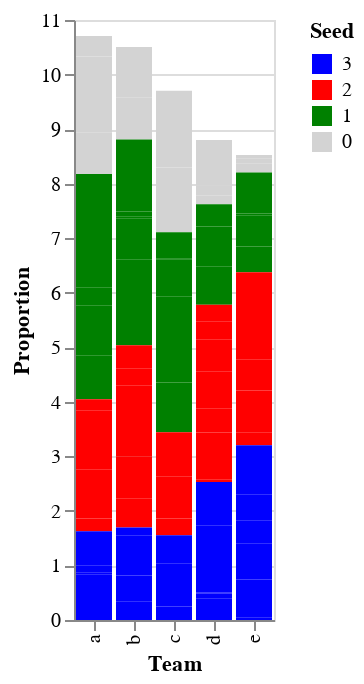

Notebook source saved alongside this figure:
### Code cell
alt.Chart(df).mark_bar().encode(
    x = "Team",
    y = "Proportion",
    color=alt.Color("Seed:O",scale = alt.Scale(domain=[3,2,1,0],range=["blue","red","green","lightgrey"])),
    tooltip=["Team","Proportion","Seed"],
    order=alt.Order("Seed",sort="descending")
)

### Figure 1 — Vega-Lite specification as saved in the notebook (floating-point values rounded to 4 significant figures)
{"config": {"view": {"continuousWidth": 400, "continuousHeight": 300}}, "data": {"name": "data-80463253a5523960f0ac710b16d486ed"}, "mark": "bar", "encoding": {"color": {"type": "ordinal", "field": "Seed", "scale": {"domain": [3, 2, 1, 0], "range": ["blue", "red", "green", "lightgrey"]}}, "order": {"type": "quantitative", "field": "Seed", "sort": "descending"}, "tooltip": [{"type": "nominal", "field": "Team"}, {"type": "quantitative", "field": "Proportion"}, {"type": "quantitative", "field": "Seed"}], "x": {"type": "nominal", "field": "Team"}, "y": {"type": "quantitative", "field": "Proportion"}}, "$schema": "https://vega.github.io/schema/vega-lite/v4.8.1.json", "datasets": {"data-80463253a5523960f0ac710b16d486ed": [{"Team": "a", "Proportion": 0.8049, "Seed": 1}, {"Team": "b", "Proportion": 0.3448, "Seed": 3}, {"Team": "c", "Proportion": 0.913, "Seed": 1}, {"Team": "d", "Proportion": 0.0518, "Seed": 2}, {"Team": "e", "Proportion": 0.4717, "Seed": 1}, {"Team": "a", "Proportion": 0.8311, "Seed": 3}, {"Team": "b", "Proportion": 0.8636, "Seed": 1}, {"Team": "c", "Proportion": 0.8546, "Seed": 1}, {"Team": "d", "Proportion": 0.3991, "Seed": 3}, {"Team": "e", "Proportion": 0.5725, "Seed": 1}, {"Team": "a", "Proportion": 0.9095, "Seed": 1}, {"Team": "b", "Proportion": 0.4409, "Seed": 1}, {"Team": "c", "Proportion": 0.7284, "Seed": 1}, {"Team": "d", "Proportion": 0.8578, "Seed": 2}, {"Team": "e", "Proportion": 0.2301, "Seed": 2}, {"Team": "a", "Proportion": 0.5684, "Seed": 0}, {"Team": "b", "Proportion": 0.4693, "Seed": 3}, {"Team": "c", "Proportion": 0.3036, "Seed": 2}, {"Team": "d", "Proportion": 0.08674, "Seed": 3}, {"Team": "e", "Proportion": 0.03214, "Seed": 1}, {"Team": "a", "Proportion": 0.03716, "Seed": 3}, {"Team": "b", "Proportion": 0.539, "Seed": 2}, {"Team": "c", "Proportion": 0.8142, "Seed": 0}, {"Team": "d", "Proportion": 0.7058, "Seed": 1}, {"Team": "e", "Proportion": 0.7743, "Seed": 2}, {"Team": "a", "Proportion": 0.1243, "Seed": 3}, {"Team": "b", "Proportion": 0.758, "Seed": 2}, {"Team": "c", "Proportion": 0.249, "Seed": 3}, {"Team": "d", "Proportion": 0.4406, "Seed": 2}, {"Team": "e", "Proportion": 0.04895, "Seed": 3}, {"Team": "a", "Proportion": 0.186, "Seed": 0}, {"Team": "b", "Proportion": 0.2726, "Seed": 1}, {"Team": "c", "Proportion": 0.668, "Seed": 1}, {"Team": "d", "Proportion": 0.1629, "Seed": 0}, {"Team": "e", "Proportion": 0.5764, "Seed": 2}, {"Team": "a", "Proportion": 0.2317, "Seed": 2}, {"Team": "b", "Proportion": 0.7394, "Seed": 1}, {"Team": "c", "Proportion": 0.1193, "Seed": 3}, {"Team": "d", "Proportion": 0.01789, "Seed": 3}, {"Team": "e", "Proportion": 0.6927, "Seed": 3}, {"Team": "a", "Proportion": 0.9038, "Seed": 2}, {"Team": "b", "Proportion": 0.7669, "Seed": 0}, {"Team": "c", "Proportion": 0.373, "Seed": 0}, {"Team": "d", "Proportion": 0.671, "Seed": 2}, {"Team": "e", "Proportion": 0.3205, "Seed": 1}, {"Team": "a", "Proportion": 0.7873, "Seed": 0}, {"Team": "b", "Proportion": 0.03754, "Seed": 1}, {"Team": "c", "Proportion": 0.6639, "Seed": 3}, {"Team": "d", "Proportion": 0.5869, "Seed": 2}, {"Team": "e", "Proportion": 0.9178, "Seed": 2}, {"Team": "a", "Proportion": 0.3396, "Seed": 1}, {"Team": "b", "Proportion": 0.929, "Seed": 0}, {"Team": "c", "Proportion": 0.04899, "Seed": 3}, {"Team": "d", "Proportion": 0.3389, "Seed": 2}, {"Team": "e", "Proportion": 0.6677, "Seed": 3}, {"Team": "a", "Proportion": 0.6801, "Seed": 2}, {"Team": "b", "Proportion": 0.5824, "Seed": 2}, {"Team": "c", "Proportion": 0.06772, "Seed": 2}, {"Team": "d", "Proportion": 0.003591, "Seed": 2}, {"Team": "e", "Proportion": 0.1604, "Seed": 0}, {"Team": "a", "Proportion": 0.5887, "Seed": 1}, {"Team": "b", "Proportion": 0.7201, "Seed": 2}, {"Team": "c", "Proportion": 0.8158, "Seed": 0}, {"Team": "d", "Proportion": 0.9266, "Seed": 3}, {"Team": "e", "Proportion": 0.418, "Seed": 3}, {"Team": "a", "Proportion": 0.3934, "Seed": 2}, {"Team": "b", "Proportion": 0.7308, "Seed": 3}, {"Team": "c", "Proportion": 0.3867, "Seed": 0}, {"Team": "d", "Proportion": 0.73, "Seed": 1}, {"Team": "e", "Proportion": 0.08902, "Seed": 0}, {"Team": "a", "Proportion": 0.6112, "Seed": 0}, {"Team": "b", "Proportion": 0.149, "Seed": 3}, {"Team": "c", "Proportion": 0.4746, "Seed": 3}, {"Team": "d", "Proportion": 0.2994, "Seed": 3}, {"Team": "e", "Proportion": 0.3485, "Seed": 2}, {"Team": "a", "Proportion": 0.3794, "Seed": 0}, {"Team": "b", "Proportion": 0.3112, "Seed": 2}, {"Team": "c", "Proportion": 0.02666, "Seed": 1}, {"Team": "d", "Proportion": 0.7999, "Seed": 3}, {"Team": "e", "Proportion": 0.3269, "Seed": 2}, {"Team": "a", "Proportion": 0.6366, "Seed": 3}, {"Team": "b", "Proportion": 0.09543, "Seed": 1}, {"Team": "c", "Proportion": 0.7081, "Seed": 2}, {"Team": "d", "Proportion": 0.2998, "Seed": 2}, {"Team": "e", "Proportion": 0.4327, "Seed": 1}, {"Team": "a", "Proportion": 0.2094, "Seed": 2}, {"Team": "b", "Proportion": 0.4328, "Seed": 2}, {"Team": "c", "Proportion": 0.4758, "Seed": 1}, {"Team": "d", "Proportion": 0.1819, "Seed": 0}, {"Team": "e", "Proportion": 0.4786, "Seed": 3}, {"Team": "a", "Proportion": 0.6594, "Seed": 1}, {"Team": "b", "Proportion": 0.9478, "Seed": 1}, {"Team": "c", "Proportion": 0.2047, "Seed": 0}, {"Team": "d", "Proportion": 0.8329, "Seed": 0}, {"Team": "e", "Proportion": 0.06975, "Seed": 0}, {"Team": "a", "Proportion": 0.8267, "Seed": 1}, {"Team": "b", "Proportion": 0.3742, "Seed": 1}, {"Team": "c", "Proportion": 0.8055, "Seed": 2}, {"Team": "d", "Proportion": 0.4075, "Seed": 1}, {"Team": "e", "Proportion": 0.8956, "Seed": 3}]}}
